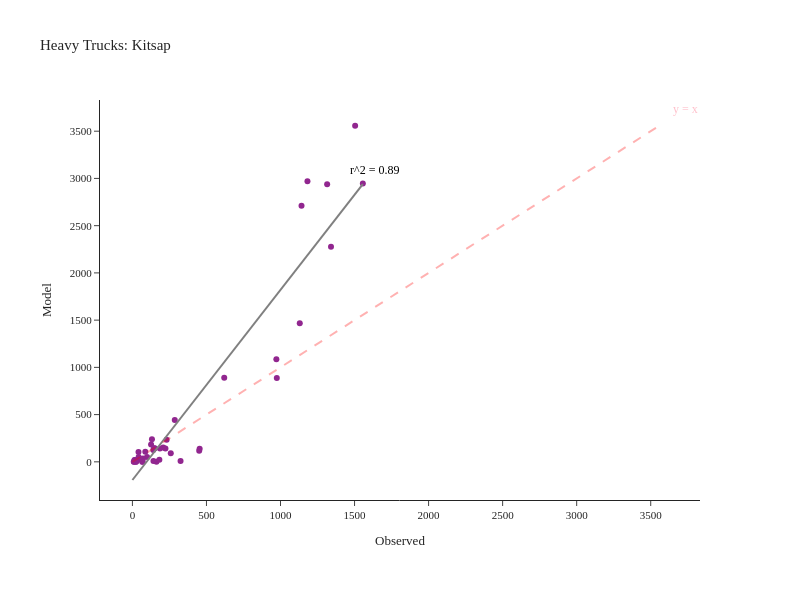

The cell this chart's notebook holds for it:
### Code cell
fig = create_truck_chart(df_daily_heavy, 'Heavy', 'Kitsap')
fig.show()

### Figure 1 — Plotly figure (JSON) as saved in the notebook; plotly's stock layout.template omitted (floating-point values rounded to 4 significant figures)
{"data": [{"customdata": [["SR-16  N/O SR-302 NB/SB", "Kitsap"], ["SR-16 N/O SR-160 NB/SB", "Kitsap"], ["SR-16 N/O Tremont NB/SB", "Kitsap"], ["SR-16 S/O SR-3 NB", "Kitsap"], ["SR-104 @ Hood Canal Bridge WB/EB", "Kitsap"], ["SR-104 E/O Hood Canal Bridge WB/EB", "Kitsap"], ["SR-104 N/O Pt Gamble Rd WB/EB", "Kitsap"], ["SR-104 E/O SR-307 WB/EB", "Kitsap"], ["SR-104 E/O Hansville WB/EB", "Kitsap"], ["SR-160 @ SR-16 WB/EB", "Kitsap"], ["SR-160 E/O Long Lake Rd WB/EB", "Kitsap"], ["SR-160 W/O Banner WB/EB", "Kitsap"], ["SR-160 E/O Peterson WB/EB", "Kitsap"], ["SR-160 S/O Southworth Dr WB/EB", "Kitsap"], ["SR-166 E/O SR-16 WB/EB", "Kitsap"], ["SR-3 E/O Sunset Way NB/SB", "Kitsap"], ["SR-3 N/O SR-305 NB/SB", "Kitsap"], ["SR-3 S/O Newberry Hill Rd NB/SB", "Kitsap"], ["SR-3 @ SR-304 NB/SB", "Kitsap"], ["SR-3 NE of SR-16 NB/SB", "Kitsap"], ["SR-3 W/O Lake Flora Rd NB/SB", "Kitsap"], ["SR-303 E/O SR-3 NB/SB", "Kitsap"], ["SR-303 N/O 11th St NB/SB", "Kitsap"], ["SR-303 N/O SR-304 NB/SB", "Kitsap"], ["SR-304 E/O SR-3 WB/EB", "Kitsap"], ["SR-304 W/O Naval WB/EB", "Kitsap"], ["SR-305 W/O SR-307 WB/EB", "Kitsap"], ["SR-305 W/O Suquamish Way WB/EB", "Kitsap"], ["SR-305 N/O Day Rd WB/EB", "Kitsap"], ["SR-305 N/O High School Rd WB/EB", "Kitsap"], ["SR-305 S/O Winslow Way WB/EB", "Kitsap"], ["SR-305 @ Ferry Ramp WB/EB", "Kitsap"], ["SR-307 W/O SR-104 NB/SB", "Kitsap"], ["SR-307 N/O Gunderson NB/SB", "Kitsap"], ["SR-307 S/O Gunderson NB/SB", "Kitsap"], ["SR-307 N/O SR-305 NB/SB", "Kitsap"], ["SR-308 @ SR-3 WB/EB", "Kitsap"], ["SR-308 E/O SR-3 WB/EB", "Kitsap"], ["SR-308 E/O Silverdale Way WB/EB", "Kitsap"], ["SR-308 W/O Brownsville Hwy WB/EB", "Kitsap"], ["SR-310 @ SR-3 WB/EB", "Kitsap"], ["SR-310 W/O Callow WB/EB", "Kitsap"]], "hovertemplate": "Observed=%{x}<br>Model=%{y}<br>location=%{customdata[0]}<br>County=%{customdata[1]}<extra></extra>", "legendgroup": "", "line": {"color": "Grey", "width": 2}, "marker": {"color": "#91268F", "symbol": "circle"}, "mode": "markers", "name": "", "orientation": "v", "showlegend": false, "type": "scatter", "x": [1504, 1182, 1315, 1130, 620, 69, 66, 151, 87, 126, 33, 28, 19, 14, 162, 975, 972, 1341, 1142, 1556, 325, 182, 208, 99, 231, 141, 286, 454, 451, 259, 11, 9, 223, 186, 146, 132, 42, 41, 71, 24, 142, 24], "xaxis": "x", "y": [3557, 2971, 2937, 1468, 889, 2, 2, 143, 107, 183, 17, 17, 20, 20, 2, 887, 1086, 2278, 2712, 2947, 9, 22, 152, 52, 234, 125, 444, 138, 118, 91, 0, 0, 142, 142, 143, 239, 51, 103, 36, 0, 9, 0], "yaxis": "y"}, {"hovertemplate": "Observed=%{x}<br>Model=%{y}<extra></extra>", "legendgroup": "", "line": {"color": "Grey", "dash": "solid", "width": 2}, "marker": {"symbol": "circle"}, "mode": "lines", "name": "", "orientation": "v", "showlegend": false, "type": "scatter", "x": [0.0, 15.72, 31.43, 47.15, 62.87, 78.59, 94.3, 110.0, 125.7, 141.5, 157.2, 172.9, 188.6, 204.3, 220.0, 235.8, 251.5, 267.2, 282.9, 298.6, 314.3, 330.1, 345.8, 361.5, 377.2, 392.9, 408.6, 424.4, 440.1, 455.8, 471.5, 487.2, 502.9, 518.7, 534.4, 550.1, 565.8, 581.5, 597.3, 613.0, 628.7, 644.4, 660.1, 675.8, 691.6, 707.3, 723.0, 738.7, 754.4, 770.1, 785.9, 801.6, 817.3, 833.0, 848.7, 864.4, 880.2, 895.9, 911.6, 927.3, 943.0, 958.7, 974.5, 990.2, 1006.0, 1022.0, 1037.0, 1053.0, 1069.0, 1084.0, 1100.0, 1116.0, 1132.0, 1147.0, 1163.0, 1179.0, 1195.0, 1210.0, 1226.0, 1242.0, 1257.0, 1273.0, 1289.0, 1305.0, 1320.0, 1336.0, 1352.0, 1367.0, 1383.0, 1399.0, 1415.0, 1430.0, 1446.0, 1462.0, 1477.0, 1493.0, 1509.0, 1525.0, 1540.0, 1556.0], "xaxis": "x", "y": [-192.2, -160.6, -128.9, -97.3, -65.66, -34.02, -2.386, 29.25, 60.89, 92.53, 124.2, 155.8, 187.4, 219.1, 250.7, 282.4, 314.0, 345.6, 377.3, 408.9, 440.6, 472.2, 503.8, 535.5, 567.1, 598.7, 630.4, 662.0, 693.7, 725.3, 756.9, 788.6, 820.2, 851.9, 883.5, 915.1, 946.8, 978.4, 1010.0, 1042.0, 1073.0, 1105.0, 1137.0, 1168.0, 1200.0, 1232.0, 1263.0, 1295.0, 1326.0, 1358.0, 1390.0, 1421.0, 1453.0, 1485.0, 1516.0, 1548.0, 1580.0, 1611.0, 1643.0, 1674.0, 1706.0, 1738.0, 1769.0, 1801.0, 1833.0, 1864.0, 1896.0, 1928.0, 1959.0, 1991.0, 2022.0, 2054.0, 2086.0, 2117.0, 2149.0, 2181.0, 2212.0, 2244.0, 2276.0, 2307.0, 2339.0, 2370.0, 2402.0, 2434.0, 2465.0, 2497.0, 2529.0, 2560.0, 2592.0, 2624.0, 2655.0, 2687.0, 2719.0, 2750.0, 2782.0, 2813.0, 2845.0, 2877.0, 2908.0, 2940.0], "yaxis": "y"}], "layout": {"annotations": [{"align": "right", "font": {"color": "pink", "size": 12}, "showarrow": false, "text": "y = x", "x": 3735.0, "y": 3735.0}, {"align": "right", "font": {"color": "black", "size": 12}, "showarrow": false, "text": "r^2 = 0.89", "x": 1634.0, "y": 3087.0}], "height": 600, "legend": {"tracegroupgap": 0}, "margin": {"b": 100, "l": 100, "r": 100, "t": 100}, "shapes": [{"line": {"color": "Red", "dash": "dash", "width": 2}, "type": "line", "x0": 0, "x1": 3557, "y0": 0, "y1": 3557}], "title": {"text": "Heavy Trucks: Kitsap"}, "width": 800, "xaxis": {"anchor": "y", "domain": [0.0, 1.0], "title": {"text": "Observed"}}, "yaxis": {"anchor": "x", "domain": [0.0, 1.0], "title": {"text": "Model"}}}}
